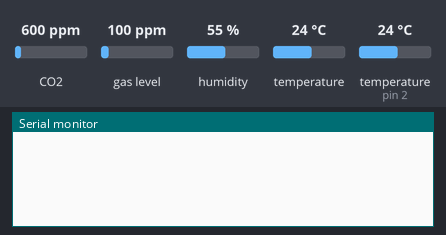
This sketch was run on a simulated Arduino Uno, built with avr-gcc and run on an emulated ATmega328P. Parts: the last lines printed to the serial monitor. The inputs (shaded band) are chosen by the test bench; at power-on: CO2 600 ppm, temperature (sensor on pin 2) 24 °C, gas level 100 ppm, humidity 55 %, temperature 24 °C.

Above: at 1.3 s.
1.4 s: CO2 set to 452 ppm
At 2.8 s:
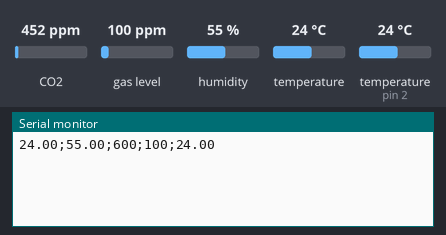
4.4 s: temperature (sensor on pin 2) set to 12 °C
At 5.4 s:
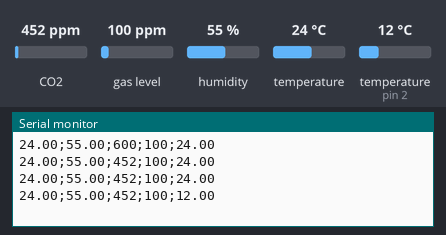
5.9 s: gas level set to 20 ppm
At 6.6 s:
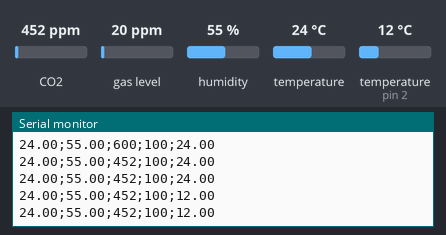
7.4 s: humidity set to 22 %
At 8.7 s:
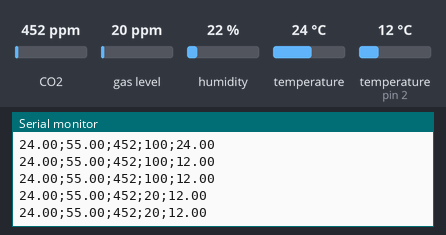
8.9 s: temperature (sensor on pin 2) set to 19 °C
At 9.9 s:
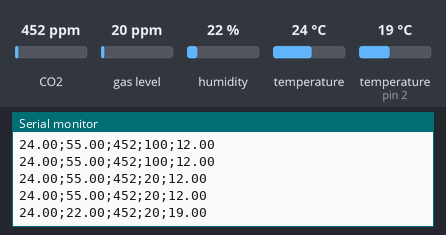
10.4 s: temperature (sensor 0) set to 12 °C
At 11.8 s:
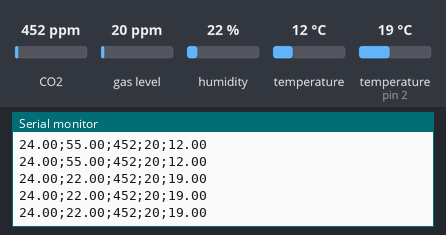
Timing chart, 0 to 12.9 s (numbered marks = the images above; inputs shaded):
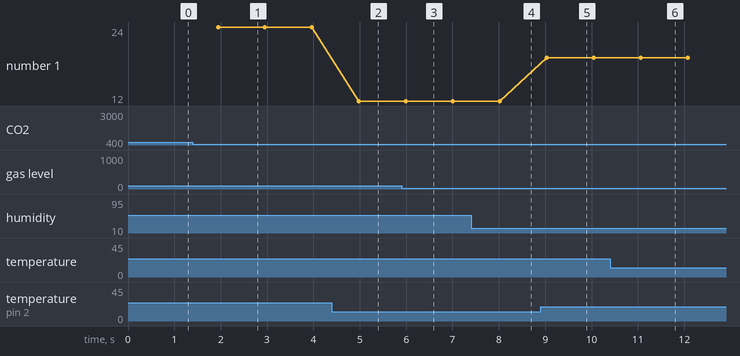

The sketch:

DS_SEN_CSS.ino
```cpp
#include <OneWire.h>
#include <Wire.h>
#include <DallasTemperature.h>
//#include <PID_v1.h>
#include <Adafruit_CCS811.h>
#include <DFRobot_SHT20.h>
//#include "Adafruit_seesaw.h"


//#define HEATCABLE 3
#define ONE_WIRE_BUS 2
#define UPDATE_DELAY_MS 1000

//void readCableTemp();
void readCCS();
void readSHT20();
//void setPIDOutput();
void initCCS811();
void initSHT20();
void readDS18B20();
//float mapFloatToPercent(float var, float inLow, float inHigh);

/*const char * states[]=
{
  "OFF",
  "MAINTAIN",
  "HEATING"
};*/

/*enum stateEnums
{
  OFF=0,
  MAINTAIN,
  HEATING
};*/

unsigned long pastTime = 0; //last time the sensor was triggered
unsigned long currentTime = millis();

//Vars pour PID
/*stateEnums state_PID = OFF;
double currentTemp;
double PIDOut = 0;
double difference = 6;
double setPoint = 30;
int Kp = 10;
int Ki = 5;
int Kd = 2;
*/
//Vars pour le capteur Keyestudio CCS811 (Adafruit 3566 https://www.adafruit.com/product/3566)
int ppm_Dioxide=-1;
int ppb_TVOC=-1;

//Vars pour le capteur DFRobot SEN0227//SHT20
float temp_SEN, humid_SEN, tempDS;

//Vars pour le capteur Adafruit Stemma Soil Sensor  (Adafruit 4026 https://www.adafruit.com/product/4026)
//float temp_GND, humid_GND;

Adafruit_CCS811 ccs;
//Adafruit_seesaw soilSensor;
DFRobot_SHT20 sht20;
OneWire oneWire(ONE_WIRE_BUS);
DallasTemperature sensors(&oneWire);
//PID myPID(&currentTemp, &PIDOut, &setPoint, Kp, Ki, Kd, DIRECT);

void setup()
{
  //pinMode(HEATCABLE, OUTPUT);
  //myPID.SetMode(AUTOMATIC);

  initSHT20();
  initCCS811();
  //initSoil(); //Remettre avant serial.begin apr's avoir mis dans un try except les init

  Serial.begin(9600);
}

void loop()
{
  if(currentTime-pastTime >= UPDATE_DELAY_MS)
  {
    //readCableTemp();
    readCCS();
    readSHT20();
    readDS18B20();
    //readSoil();
    sendTrame();
    pastTime = currentTime;
  }
  currentTime = millis();
  delay(69);
  //setPIDOutput();
}

void initCCS811()
{
  if(!ccs.begin())
  {
    Serial.println("Failed to start sensor! Please check your wiring.");
    delay(1000);
  }
  // Wait for the sensor to be ready
  while(!ccs.available());
}

void initSHT20()
{
  sht20.initSHT20();                                  // Init SHT20 Sensor
  delay(100);
  sht20.checkSHT20();                                 // Check SHT20 Sensor
}

/*void initSoil()
{
  if (!soilSensor.begin(0x36))
  {
    Serial.println("ERROR! seesaw not found");
    while(1);
  }
  else
  {
    Serial.print("seesaw started! version: ");
    Serial.println(soilSensor.getVersion());
  }
}

void readSoil()
{
  uint16_t capread = soilSensor.touchRead(0);
  temp_GND = soilSensor.getTemp();
  humid_GND = mapFloatToPercent(capread,200,2000);
}*/
/*
void readCableTemp()
{
  sensors.requestTemperatures(); // Send the command to get temperature readings
  currentTemp = sensors.getTempCByIndex(0);
}
*/


void readDS18B20()
{
  sensors.requestTemperatures(); // Send the command to get temperature readings
  tempDS = sensors.getTempCByIndex(0);
}

void readCCS()
{
  if(ccs.available())
  {
    if(!ccs.readData())
    {
      ppm_Dioxide = ccs.geteCO2();
      ppb_TVOC = ccs.getTVOC();
    }
    else
    {
      Serial.println("ERROR!");
      delay(1000);
    }
  }
}

void readSHT20()
{
  humid_SEN = sht20.readHumidity();                  // Read Humidity
  temp_SEN = sht20.readTemperature();               // Read Temperature
}

/*void setPIDOutput()
{
  myPID.Compute();
  if(PIDOut>40)
  {
    PIDOut=100;
    state_PID = HEATING;
  }
  else if(PIDOut <= 40 && PIDOut >0)
    state_PID = MAINTAIN;
  else
    state_PID = OFF;

  analogWrite(HEATCABLE, map(PIDOut,0,100,0,255));
}
*/
void sendTrame()
{
  String trame = String(temp_SEN)+";"+String(humid_SEN)+";"+String(ppm_Dioxide)+";"+String(ppb_TVOC)+";"+String(tempDS);
  Serial.println(trame);
}

/*float mapFloatToPercent(float var, float inLow, float inHigh)
{
  float ret = (((var-inLow)/(inHigh-inLow))*100);
  return ret;
}*/
```

Measured:
- after the input at 4.4 s, the serial monitor: prints a new line after 0.58 s (image 2)
- after the input at 8.9 s, the serial monitor: prints a new line after 0.14 s (image 5)
- plotted number 1: 24 → 12 after the input at 4.4 s, 12 → 19 after the input at 8.9 s
